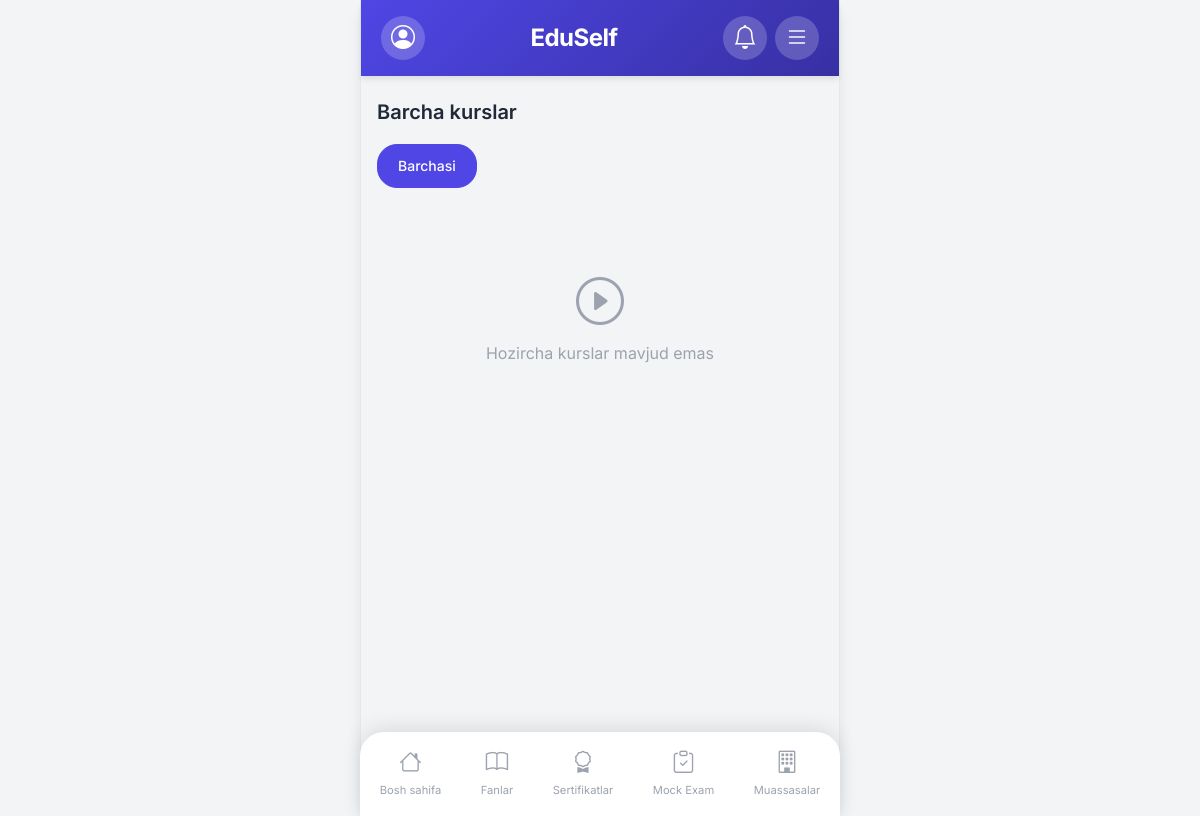
/courses/ (signed in), run on an earlier commit of the app's database.
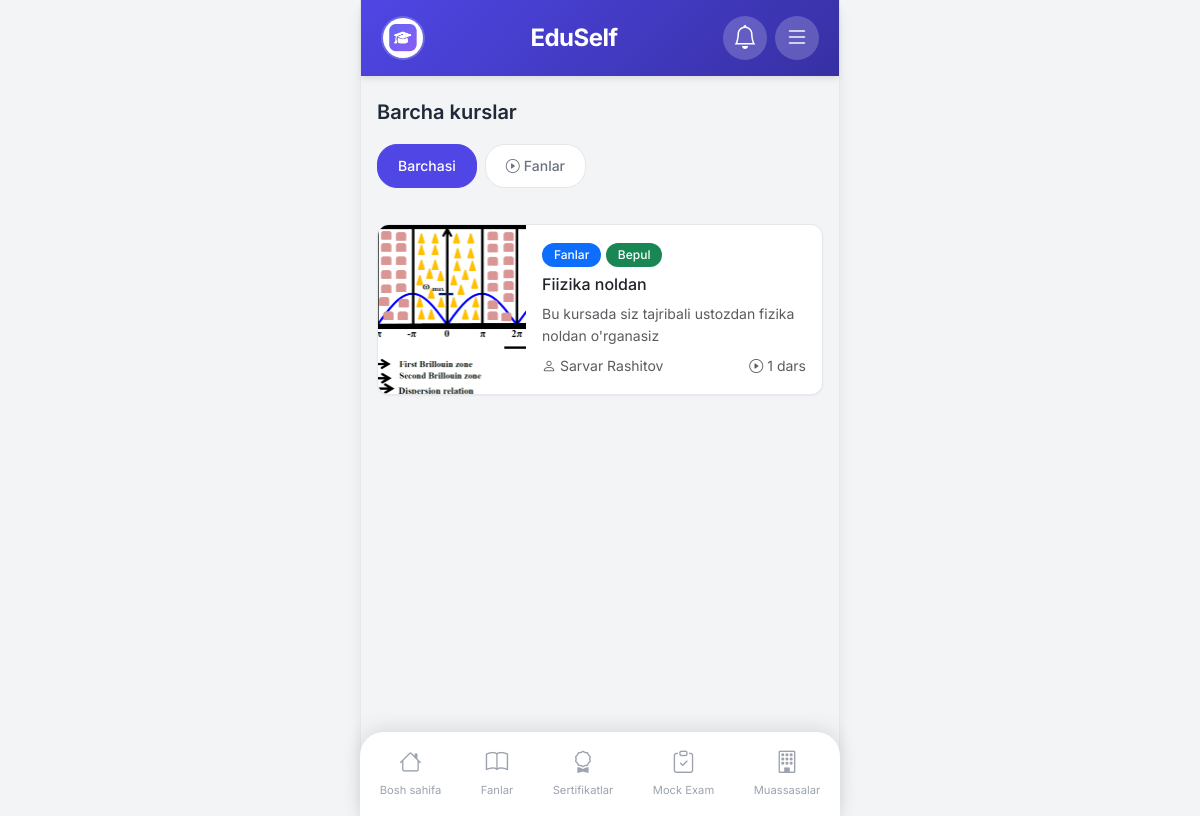
And on a later commit of the database.
### accounts/models.py (models this page shows, shortened)
class User(AbstractUser):
    email = models.EmailField(unique=True)
    profile_image = models.ImageField(upload_to='profiles/', blank=True, null=True)
    bio = models.TextField(blank=True)
    created_at = models.DateTimeField(auto_now_add=True)
    updated_at = models.DateTimeField(auto_now=True)

### core/models.py (models this page shows, shortened)
class CourseCategory(models.Model):
    name = models.CharField(max_length=200, verbose_name="Kategoriya nomi")
    slug = models.SlugField(max_length=200, unique=True, verbose_name="Slug")
    description = models.TextField(blank=True, verbose_name="Tavsif")
    icon = models.CharField(max_length=50, default='bi-play-circle', verbose_name="Icon")
    image = models.ImageField(upload_to='course_categories/', blank=True, null=True, verbose_name="Rasm")
    order = models.PositiveIntegerField(default=0, verbose_name="Tartib")
    is_active = models.BooleanField(default=True, verbose_name="Faol")
    created_at = models.DateTimeField(auto_now_add=True)
    class Meta:
        ordering = ['order', 'name']
        verbose_name = "Kurs kategoriyasi"
        verbose_name_plural = "Kurs kategoriyalari"

class Course(models.Model):
    category = models.ForeignKey(CourseCategory, on_delete=models.CASCADE, related_name='courses', verbose_name="Kategoriya")
    title = models.CharField(max_length=300, verbose_name="Kurs nomi")
    slug = models.SlugField(max_length=300, unique=True, verbose_name="Slug")
    description = models.TextField(verbose_name="Tavsif")
    image = models.ImageField(upload_to='courses/', verbose_name="Kurs rasmi")
    instructor = models.CharField(max_length=200, verbose_name="O'qituvchi")
    duration = models.CharField(max_length=100, blank=True, verbose_name="Davomiyligi")
    level = models.CharField(max_length=50, choices=[
        ('beginner', 'Boshlang\'ich'),
        ('intermediate', 'O\'rta'),
        ('advanced', 'Yuqori')
    ], default='beginner', verbose_name="Daraja")
    price = models.DecimalField(max_digits=10, decimal_places=2, default=0, verbose_name="Narxi")
    is_free = models.BooleanField(default=False, verbose_name="Bepul")
    is_featured = models.BooleanField(default=False, verbose_name="Mashhur")
    is_active = models.BooleanField(default=True, verbose_name="Faol")
    order = models.PositiveIntegerField(default=0, verbose_name="Tartib")
    created_at = models.DateTimeField(auto_now_add=True)
    updated_at = models.DateTimeField(auto_now=True)
    class Meta:
        ordering = ['order', '-created_at']
        verbose_name = "Kurs"
        verbose_name_plural = "Kurslar"
    def get_lessons_count(self):
        return self.lessons.count()

### core/views.py (the view)
# urls.py: path('courses/', views.courses_view, name='courses'),
def courses_view(request):
    category_slug = request.GET.get('category')
    if category_slug:
        category = get_object_or_404(CourseCategory, slug=category_slug, is_active=True)
        courses = Course.objects.filter(category=category, is_active=True)
        title = category.name
    else:
        courses = Course.objects.filter(is_active=True)
        title = "Barcha kurslar"
        category = None
    categories = CourseCategory.objects.filter(is_active=True)
    featured_courses = Course.objects.filter(is_featured=True, is_active=True)[:3]
    context = {
        'courses': courses,
        'categories': categories,
        'featured_courses': featured_courses,
        'current_category': category,
        'title': title,
    }
    return render(request, 'core/courses.html', context)

### core/context_processors.py (called while the page is built)
def site_settings(request):
    try:
        settings = SiteSettings.objects.first()
    except:
        settings = None
    return {'site_settings': settings}

def notifications(request):
    if request.user.is_authenticated:
        user_notifications = Notification.objects.filter(
            user=request.user,
            is_read=False
        )
        global_notifications = Notification.objects.filter(
            is_global=True,
            is_read=False
        )
        all_notifications = (user_notifications | global_notifications).distinct().order_by('-created_at')[:10]
        unread_count = all_notifications.count()
    else:
        all_notifications = []
        unread_count = 0
    return {
        'notifications': all_notifications,
        'unread_notifications_count': unread_count
    }

### templates/core/courses.html (shortened to what this page needs)
{% extends 'base.html' %}
{% block content %}
<div class="section-title">{{ title }}</div>
<div class="filter-tabs mb-4">
    <a href="{% url 'core:courses' %}" class="filter-tab {% if not current_category %}active{% endif %}">
        Barchasi
    </a>
    {% for cat in categories %}
    <a href="{% url 'core:courses' %}?category={{ cat.slug }}" class="filter-tab {% if current_category.id == cat.id %}active{% endif %}">
        <i class="{{ cat.icon }} me-1"></i>{{ cat.name }}
    </a>
    {% endfor %}
</div>
{% if courses %}
    {% for course in courses %}
    <a href="{% url 'core:course_detail' course.slug %}" class="text-decoration-none">
        <div class="card mb-3 course-card">
            <div class="row g-0">
                {% if course.image %}
                <div class="col-4">
                    <img src="{{ course.image.url }}" class="img-fluid rounded-start" alt="{{ course.title }}" style="height: 100%; object-fit: cover;">
                </div>
                <div class="col-8">
                {% else %}
                <div class="col-12">
                {% endif %}
                    <div class="card-body">
                        <span class="badge bg-primary mb-2">{{ course.category.name }}</span>
                        {% if course.is_free %}
                        <span class="badge bg-success mb-2">Bepul</span>
                        {% endif %}
                        <h6 class="card-title text-dark">{{ course.title }}</h6>
                        <p class="card-text text-muted small mb-2">{{ course.description|truncatewords:12 }}</p>
                        <div class="d-flex justify-content-between align-items-center">
                            <small class="text-muted">
                                <i class="bi bi-person"></i> {{ course.instructor }}
                            </small>
                            <small class="text-muted">
                                <i class="bi bi-play-circle"></i> {{ course.get_lessons_count }} dars
                            </small>
                        </div>
                    </div>
                </div>
            </div>
        </div>
    </a>
    {% endfor %}
{% else %}
    <div class="empty-state">
        <i class="bi bi-play-circle"></i>
        <p>Hozircha kurslar mavjud emas</p>
    </div>
{% endif %}
{% endblock %}

### templates/base.html (shortened to what this page needs)
<!DOCTYPE html>
<html lang="uz">
<head>
    {% load static %}
    <link href="https://cdn.jsdelivr.net/npm/bootstrap@5.3.2/dist/css/bootstrap.min.css" rel="stylesheet">
    <link rel="stylesheet" href="https://cdn.jsdelivr.net/npm/bootstrap-icons@1.11.1/font/bootstrap-icons.css">
    <link rel="stylesheet" href="{% static 'css/style.css' %}">
</head>
<body>
    <div class="app-container">
        <header class="app-header">
            <div class="header-left">
                {% if user.is_authenticated %}
                <a href="{% url 'accounts:profile' %}" class="profile-btn">
                    {% if user.profile_image %}
                    <img src="{{ user.profile_image.url }}" alt="Profile" class="profile-img">
                    {% else %}
                    <i class="bi bi-person-circle"></i>
                    {% endif %}
                </a>
                {% else %}
                <a href="{% url 'accounts:login' %}" class="profile-btn">
                    <i class="bi bi-person-circle"></i>
                </a>
                {% endif %}
            </div>
            <div class="header-center">
                <a href="{% url 'core:home' %}" class="logo-text">EduSelf</a>
            </div>
            <div class="header-right">
                {% if user.is_authenticated %}
                <button class="notification-btn" type="button" data-bs-toggle="offcanvas" data-bs-target="#notificationMenu">
                    <i class="bi bi-bell"></i>
                </button>
                {% endif %}
                <button class="menu-btn" type="button" data-bs-toggle="offcanvas" data-bs-target="#sideMenu">
                    <i class="bi bi-list"></i>
                </button>
            </div>
        </header>
        <main class="app-content">
            {% block content %}{% endblock %}
        </main>
        <nav class="bottom-nav">
            <a href="{% url 'core:home' %}" class="nav-item {% if request.resolver_match.url_name == 'home' %}active{% endif %}">
                <i class="bi bi-house"></i>
                <span>Bosh sahifa</span>
            </a>
            <a href="{% url 'core:subjects' %}" class="nav-item {% if 'subjects' in request.path or 'topics' in request.path or 'tests' in request.path %}active{% endif %}">
                <i class="bi bi-book"></i>
                <span>Fanlar</span>
            </a>
            <a href="{% url 'core:certificates' %}" class="nav-item {% if 'certificates' in request.path or 'cert' in request.path %}active{% endif %}">
                <i class="bi bi-award"></i>
                <span>Sertifikatlar</span>
            </a>
            <a href="{% url 'core:mock_exams' %}" class="nav-item {% if 'mock' in request.path %}active{% endif %}">
                <i class="bi bi-clipboard-check"></i>
                <span>Mock Exam</span>
            </a>
            <a href="{% url 'core:institutions' %}" class="nav-item {% if 'institutions' in request.path %}active{% endif %}">
                <i class="bi bi-building"></i>
                <span>Muassasalar</span>
            </a>
        </nav>
    </div>
</body>
</html>

### static/css/style.css (style rules this page uses)
:root { --primary-color: #4F46E5; --primary-light: #818CF8; --primary-dark: #3730A3; --secondary-color: #10B981; --accent-color: #F59E0B; --danger-color: #EF4444; --background-color: #F3F4F6; --card-bg: #FFFFFF; --text-primary: #1F2937; --text-secondary: #6B7280; --text-muted: #9CA3AF; --border-color: #E5E7EB; --shadow-sm: 0 1px 2px 0 rgba(0, 0, 0, 0.05); --shadow-md: 0 4px 6px -1px rgba(0, 0, 0, 0.1); --shadow-lg: 0 10px 15px -3px rgba(0, 0, 0, 0.1); --radius-sm: 8px; --radius-md: 12px; --radius-lg: 16px; --radius-xl: 24px; }
* { margin: 0; padding: 0; box-sizing: border-box; }
body { font-family: 'Inter', -apple-system, BlinkMacSystemFont, sans-serif; background-color: var(--background-color); color: var(--text-primary); line-height: 1.6; -webkit-font-smoothing: antialiased; }
.app-container { max-width: 480px; margin: 0 auto; min-height: 100vh; background-color: var(--background-color); position: relative; padding-bottom: 80px; }
.app-header { position: sticky; top: 0; z-index: 100; background: linear-gradient(135deg, var(--primary-color) 0%, var(--primary-dark) 100%); padding: 16px 20px; display: flex; justify-content: space-between; align-items: center; box-shadow: var(--shadow-md); }
.header-left { width: 44px; }
.header-right { display: flex; gap: 8px; align-items: center; }
.profile-btn, .menu-btn, .notification-btn { width: 44px; height: 44px; border-radius: 50%; background: rgba(255, 255, 255, 0.2); border: none; display: flex; align-items: center; justify-content: center; color: white; font-size: 1.5rem; text-decoration: none; transition: all 0.3s ease; position: relative; }
.profile-img { width: 40px; height: 40px; border-radius: 50%; object-fit: cover; }
.logo-text { font-size: 1.5rem; font-weight: 700; color: white; text-decoration: none; letter-spacing: -0.5px; }
.app-content { padding: 20px 16px 20px 16px; min-height: calc(100vh - 140px); }
.bottom-nav { position: fixed; bottom: 0; left: 50%; transform: translateX(-50%); width: 100%; max-width: 480px; background: white; display: flex; justify-content: space-around; padding: 8px 0 12px; box-shadow: 0 -4px 20px rgba(0, 0, 0, 0.1); border-radius: 24px 24px 0 0; z-index: 100; }
.nav-item { display: flex; flex-direction: column; align-items: center; text-decoration: none; color: var(--text-muted); font-size: 0.7rem; padding: 4px 8px; transition: all 0.3s ease; }
.nav-item i { font-size: 1.4rem; margin-bottom: 2px; }
.section-title { font-size: 1.25rem; font-weight: 600; margin-bottom: 16px; color: var(--text-primary); }
.card { background: var(--card-bg); border-radius: var(--radius-md); box-shadow: var(--shadow-sm); border: 1px solid var(--border-color); margin-bottom: 16px; overflow: hidden; transition: all 0.3s ease; }
.card-body { padding: 16px; }
.badge { padding: 6px 12px; border-radius: 20px; font-weight: 500; font-size: 0.75rem; }
.filter-tabs { display: flex; gap: 8px; overflow-x: auto; padding-bottom: 12px; margin-bottom: 16px; -webkit-overflow-scrolling: touch; }
.filter-tab { padding: 10px 20px; border-radius: 20px; background: white; color: var(--text-secondary); text-decoration: none; font-size: 0.875rem; font-weight: 500; white-space: nowrap; border: 1px solid var(--border-color); transition: all 0.3s ease; }
.filter-tab:hover, .filter-tab.active { background: var(--primary-color); color: white; border-color: var(--primary-color); }
.course-card, .course-featured-card { transition: all 0.3s ease; }
@media (min-width: 481px) { .app-container { border-left: 1px solid var(--border-color); border-right: 1px solid var(--border-color); box-shadow: var(--shadow-lg); } }

What changed in the data, as far as the page shows it:
now on this page (row edited): User: profile_image (picture)
added CourseCategory: name "Fanlar"
added Course: image (picture), category.name "Fanlar", is_free "Bepul", title "Fiizika noldan", description "Bu kursada siz tajribali ustozdan fizika noldan o'rganasiz", instructor "Sarvar Rashitov", get_lessons_count "1"
Also different on the page:
text no longer shown: "Hozircha kurslar mavjud emas"
